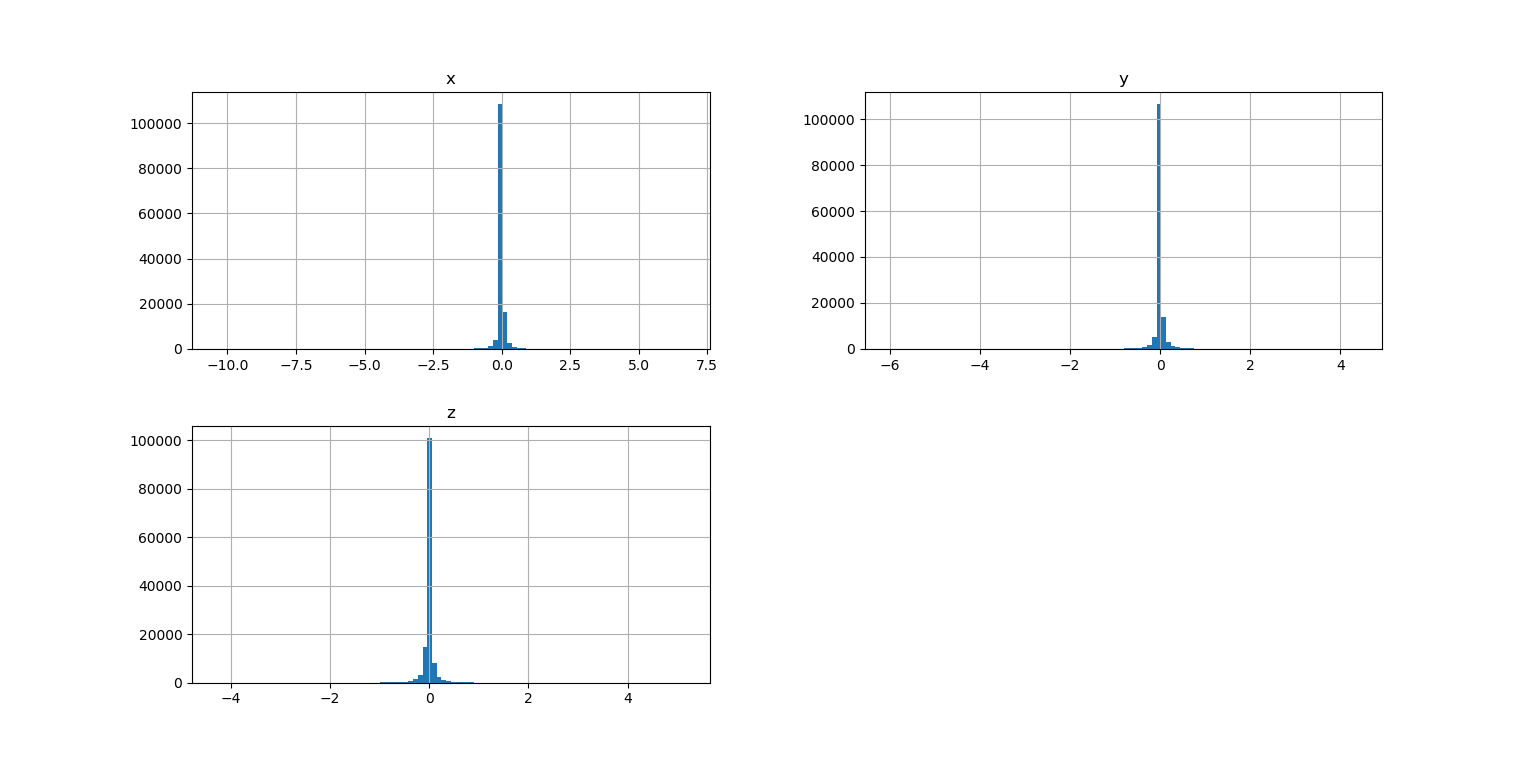

The script that drew this image:
import pandas as pd
import matplotlib.pyplot as plt
import os

HOUSING_PATH="E:/jupyter-notebook"
def load_housing_data(housing_path=HOUSING_PATH):
    csv_path=os.path.join(housing_path,"gyr-hea-fm.csv")
    return pd.read_csv(csv_path)

housing=load_housing_data()
#绘制直方图
housing.hist(bins=100,figsize=(15,10))#bins表示直方图中柱子的数量，figsize是每张图的大小
plt.show()
